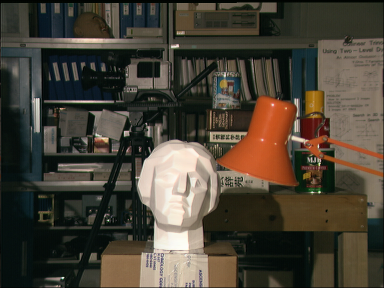
#> input picture PyLearn7-Assignment32/histogram equalization/input/lab.jpg, 384 x 288 px
$ jupyter execute CLAHE.ipynb
#> lines starting #> are read from the running program, lines starting #| are printed output that depends on the picture
[cell 1]
import cv2
import numpy as np
import matplotlib.pyplot as plt

[cell 2]
image = cv2.imread("input/lab.jpg", cv2.IMREAD_GRAYSCALE)
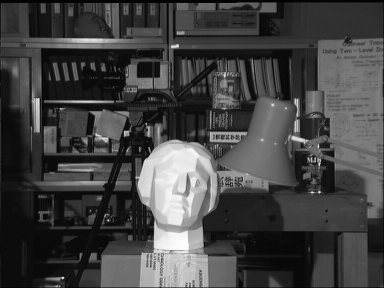
#> image: shape (288, 384); min 0, max 253, mean 67.2

hist = cv2.calcHist([image], [0], None, [256], [0, 256])
#> hist = 256 values, max 2934 at index 12, min 0 at index 254, mean 432
plt.plot(hist)
plt.show()
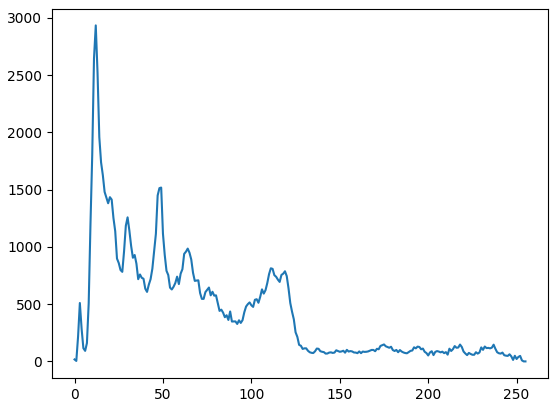
#> figure drawn by matplotlib, 1 panel; curve peaks at x = 12, y = 2934

[cell 3]
clahe = cv2.createCLAHE(clipLimit=2.0, tileGridSize=(8,8))
cl1 = clahe.apply(image)
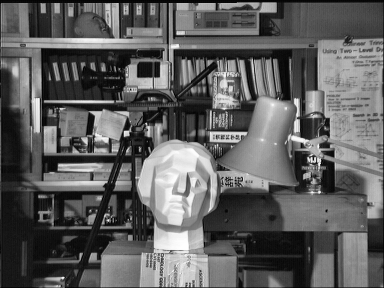
#> cl1: shape (288, 384); min 1, max 254, mean 94.3
result = np.hstack([image, cl1])
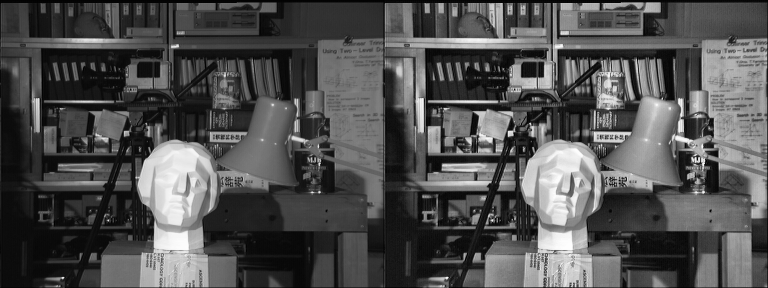
#> result: shape (288, 768); min 0, max 254, mean 80.8
cv2.imwrite("output/result3.jpg", result)

hist = cv2.calcHist([cl1], [0], None, [256], [0, 256])
#> hist = 256 values, max 1408 at index 16, min 0 at index 0, mean 432
plt.plot(hist)
plt.show()
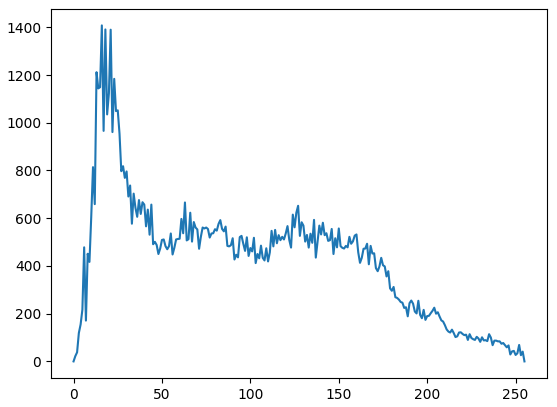
#> figure drawn by matplotlib, 1 panel; curve peaks at x = 16, y = 1408
